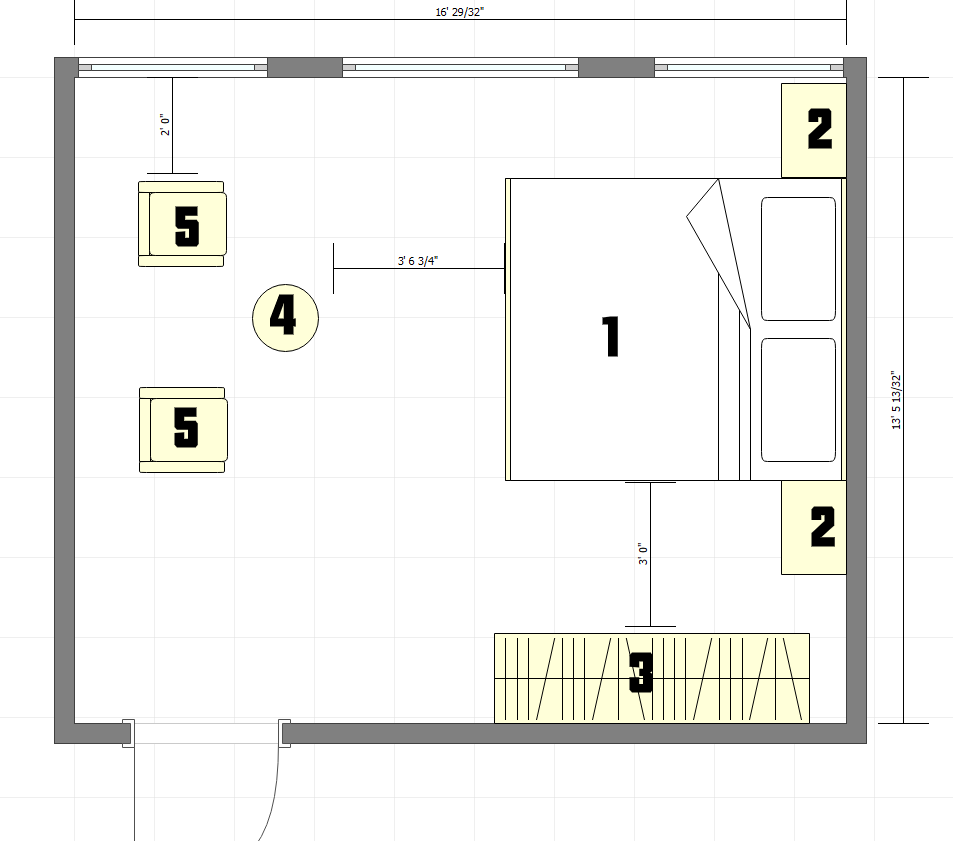
#> input picture design-file-reader/layout.png, 953 x 841 px
$ python -i layout_extractor_app.py   (imports and definitions only)
#> lines starting #> are read from the running program, lines starting #| are printed output that depends on the picture; after the words box and inside, x2 and y2 are one past the last pixel; in counts of white or black regions, pixels touching at a corner belong together
#!/usr/bin/env python3
"""
Advanced Layout Extractor with Gradio Interface
- Better wall detection with gap analysis for doors
- Improved furniture detection using multiple methods
- Manual adjustment and pinning of unidentified items
- Export to multiple formats
"""

import cv2
import numpy as np
import json
try:
    import gradio as gr
except ImportError:
    gr = None  # Gradio not installed yet
try:
    import pandas as pd
except ImportError:
    pd = None  # pandas not installed yet
from typing import List, Dict, Tuple, Optional, Any
import matplotlib.pyplot as plt
from matplotlib.patches import Rectangle, Circle, Polygon
import matplotlib.patches as mpatches
from scipy import ndimage
from scipy.spatial import distance
from sklearn.cluster import DBSCAN
import io
import base64
from PIL import Image
import warnings
# [1 line not run here, left out]


class LayoutExtractor:
    def __init__(self):
        self.image = None
        self.processed_image = None
        self.furniture_items = []
        self.walls = []
        self.doors = []
        self.manual_pins = []
        self.width = 0
        self.height = 0

    def process_image(self, image: np.ndarray) -> Dict:
        """Main processing pipeline with improved methods."""
        if image is None:
            return None

        self.image = image
        self.height, self.width = image.shape[:2]

        # Convert to grayscale if needed
        if len(image.shape) == 3:
            self.gray = cv2.cvtColor(image, cv2.COLOR_RGB2GRAY)
        else:
            self.gray = image

        # Run detection pipeline
        results = {
            'furniture': self.detect_furniture_improved(),
            'walls': self.detect_walls_improved(),
            'doors': self.detect_doors_from_gaps(),
            'statistics': self.calculate_statistics()
        }

        return results

    def detect_furniture_improved(self) -> List[Dict]:
        """Improved furniture detection using multiple techniques."""
        furniture = []

        # Method 1: Adaptive threshold with multiple block sizes
        for block_size in [11, 15, 21]:
            adaptive = cv2.adaptiveThreshold(
                self.gray, 255, cv2.ADAPTIVE_THRESH_GAUSSIAN_C,
                cv2.THRESH_BINARY_INV, block_size, 2
            )

            # Morphological operations
            kernel = cv2.getStructuringElement(cv2.MORPH_RECT, (3, 3))
            cleaned = cv2.morphologyEx(adaptive, cv2.MORPH_OPEN, kernel)
            cleaned = cv2.morphologyEx(cleaned, cv2.MORPH_CLOSE, kernel)

            # Find contours
            contours, hierarchy = cv2.findContours(
                cleaned, cv2.RETR_CCOMP, cv2.CHAIN_APPROX_SIMPLE
            )

            for i, contour in enumerate(contours):
                # Skip if it's a hole (negative hierarchy)
                if hierarchy[0][i][3] != -1:
                    continue

                area = cv2.contourArea(contour)

                # Furniture size filter
                if 200 < area < self.width * self.height * 0.15:
                    # Get bounding rectangle
                    x, y, w, h = cv2.boundingRect(contour)

                    # Get minimum area rectangle (handles rotation)
                    rect = cv2.minAreaRect(contour)
                    box = cv2.boxPoints(rect)
                    box = np.int32(box)

                    # Calculate shape properties
                    perimeter = cv2.arcLength(contour, True)
                    circularity = 4 * np.pi * area / (perimeter * perimeter) if perimeter > 0 else 0

                    # Approximate polygon
                    approx = cv2.approxPolyDP(contour, 0.02 * perimeter, True)

                    # Check if it's rectangular (4-6 vertices suggests rectangle)
                    is_rectangular = 4 <= len(approx) <= 6

                    furniture_item = {
                        'id': len(furniture) + 1,
                        'center': [int(rect[0][0]), int(rect[0][1])],
                        'bbox': {'x': x, 'y': y, 'width': w, 'height': h},
                        'rotated_box': box.tolist(),
                        'area': float(area),
                        'perimeter': float(perimeter),
                        'circularity': float(circularity),
                        'is_rectangular': is_rectangular,
                        'vertices': len(approx),
                        'confidence': 0.8 if is_rectangular else 0.6
                    }

                    # Check if similar item already exists
                    if not self.is_duplicate(furniture_item, furniture):
                        furniture.append(furniture_item)
#> this loop made 3 passes
#> pass 1, in detect_furniture_improved, `adaptive = cv2.adaptiveThreshold( self.gray, 255, cv2.ADAPTIVE_THRESH_..`:
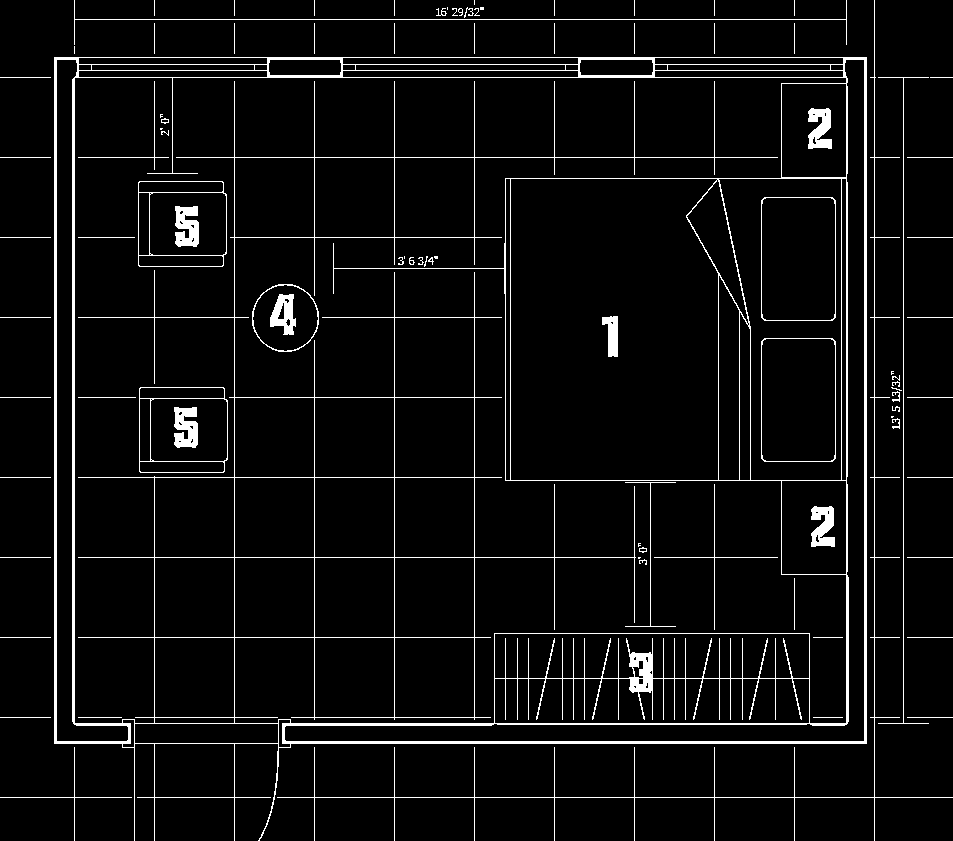
#> adaptive: shape (841, 953); 5.3% white; 92 white regions (26 under 20 px), largest, box (x1, y1, x2, y2) and area: (54, 57, 867, 841) 29273, (277, 0, 953, 841) 2394, (74, 0, 847, 45) 861
#> pass 1, in detect_furniture_improved, `cleaned = cv2.morphologyEx(adaptive, cv2.MORPH_OPEN, kernel)`:
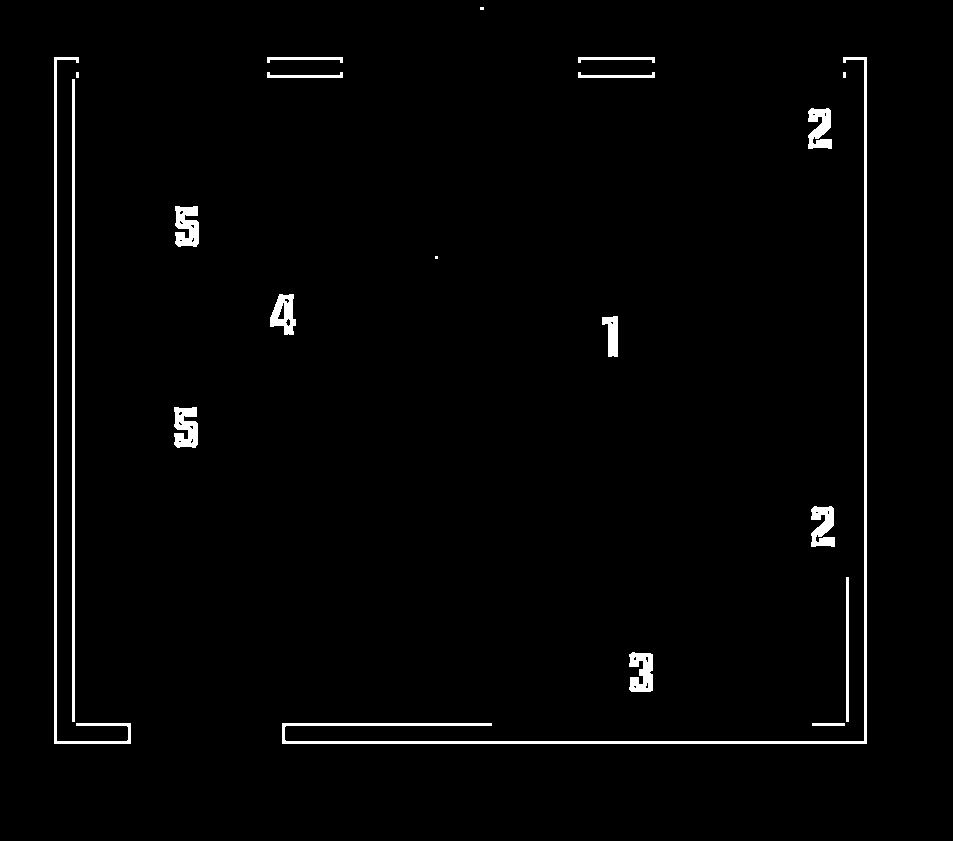
#> cleaned: shape (841, 953); 1.9% white; 20 white regions (4 under 20 px), largest, box (x1, y1, x2, y2) and area: (282, 57, 867, 744) 4556, (54, 57, 131, 744) 2570, (72, 79, 75, 722) 1929
#> after the loop:
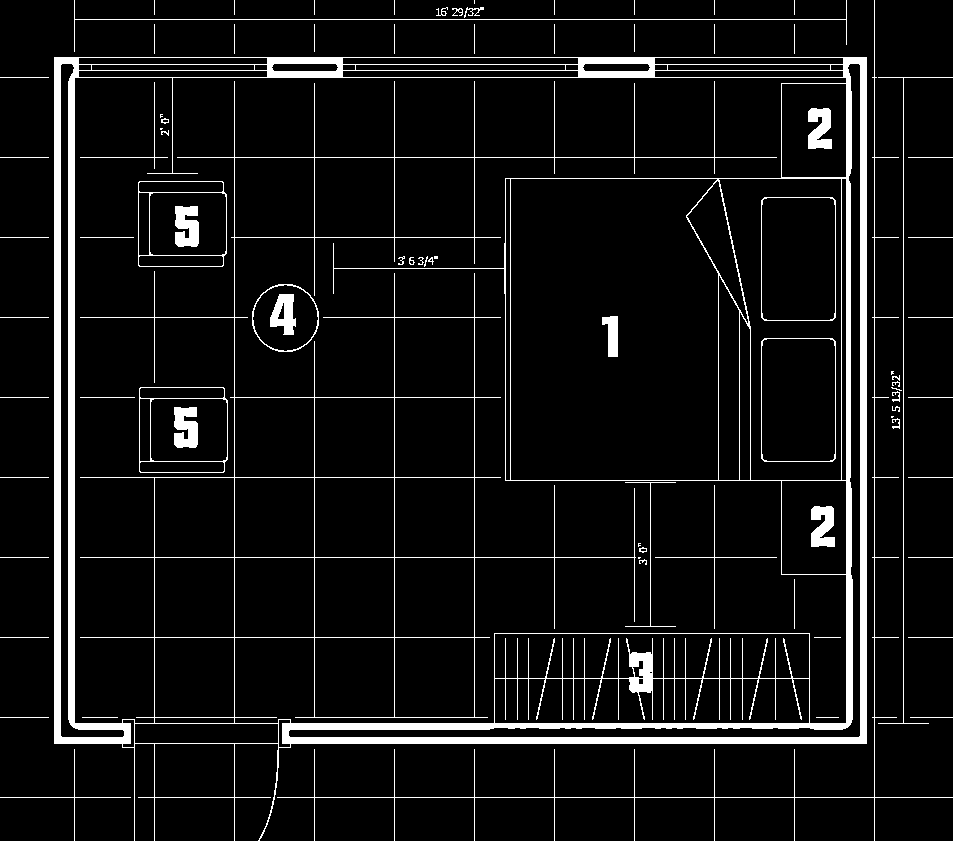
#> adaptive: shape (841, 953); 7.4% white; 85 white regions (18 under 20 px), largest, box (x1, y1, x2, y2) and area: (54, 57, 867, 841) 46035, (277, 0, 953, 841) 2353, (74, 0, 847, 52) 868
#> after the loop:
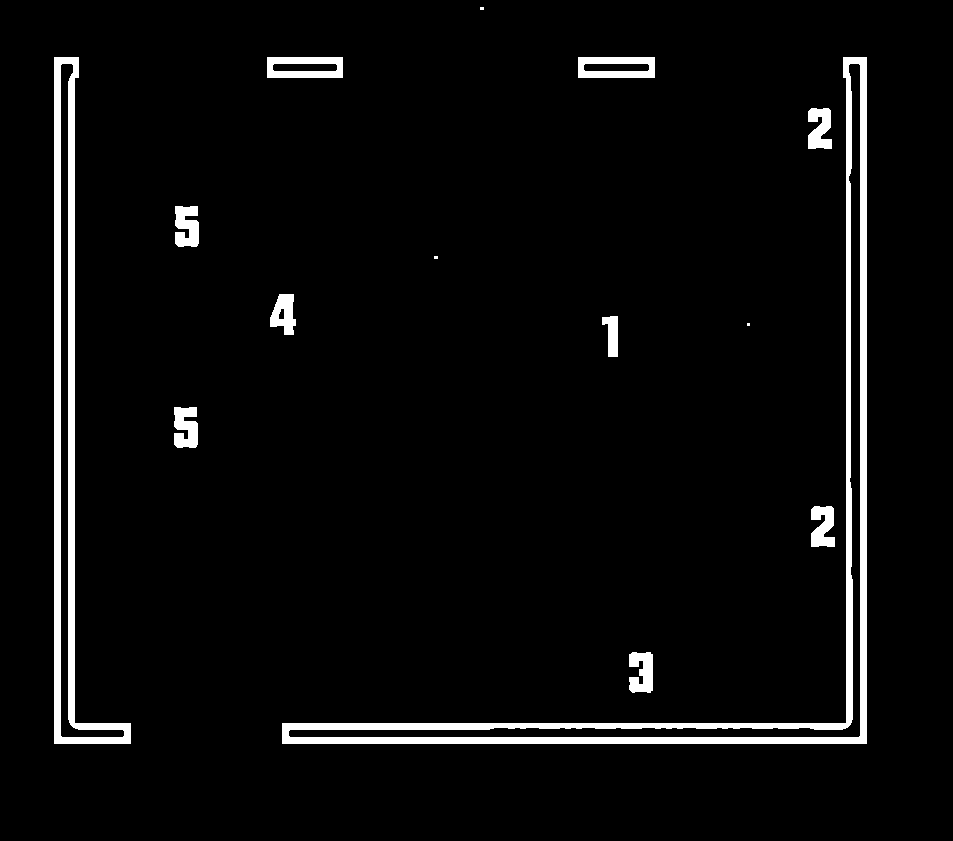
#> cleaned: shape (841, 953); 4.3% white; 14 white regions (3 under 20 px), largest, box (x1, y1, x2, y2) and area: (282, 57, 867, 744) 16278, (54, 57, 131, 744) 10491, (578, 57, 655, 78) 1166
#> after the loop, furniture = 14 items

        # Method 2: Connected components analysis
        _, binary = cv2.threshold(self.gray, 0, 255, cv2.THRESH_BINARY_INV + cv2.THRESH_OTSU)
#> binary: shape (841, 953); 7.9% white; 51 white regions (32 under 20 px), largest, box (x1, y1, x2, y2) and area: (54, 57, 867, 841) 54766, (74, 0, 847, 45) 861, (175, 206, 199, 247) 839
#> (the rest of the program and of its run is left out)
